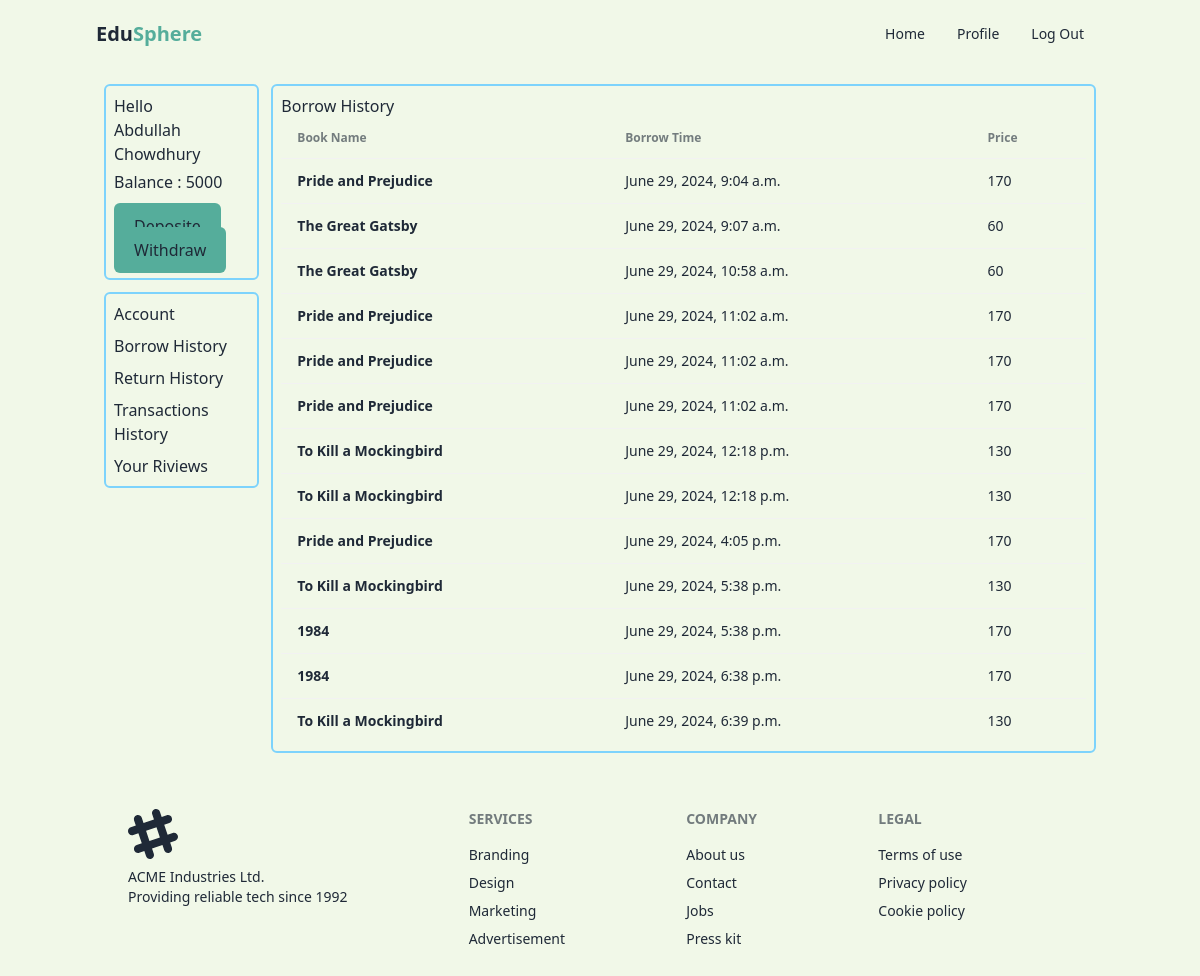
Page /account/profile/borrow/ (signed in) on the committed database.
### account/models.py (models this page shows, shortened)
class ProfileModel(models.Model):
    user = models.OneToOneField(
        User, on_delete=models.CASCADE, related_name="profile_info"
    )
    gender = models.CharField(max_length=250, choices=GENDER_TYPE)
    balance = models.IntegerField(default=0)
    birth_date = models.DateField()
    city = models.CharField(max_length=350)
    street = models.CharField(max_length=750)
    country = models.CharField(max_length=800)
    post_code = models.IntegerField()

### borrow/models.py (models this page shows)
class BookBorrowModel(models.Model):
    user=models.ForeignKey(User,on_delete=models.CASCADE)
    book=models.ForeignKey(BookModel,on_delete=models.CASCADE)
    borrow_time=models.DateTimeField(auto_now_add=True)
    status=models.BooleanField(default=False)

### book/models.py (models this page shows, shortened)
class BookModel(models.Model):
    book_image = models.ImageField(upload_to="book/media/upload")
    book_name = models.CharField(max_length=800)
    book_title = models.CharField(max_length=800)
    book_description = models.TextField()
    book_publisher = models.CharField(max_length=800)
    book_edision = models.CharField(max_length=800)
    number_of_pages = models.IntegerField()
    book_language = models.CharField(max_length=800)
    book_origin = models.CharField(max_length=800)
    book_price=models.IntegerField(default=0)
    book_quantity=models.IntegerField(default=5)
    book_category = models.ForeignKey(CategoryModel, on_delete=models.CASCADE)

### account/views.py (the view, shortened to what this page needs)
# urls.py: path("profile/<str:profilenav>/", ProfilePageView, name="profile"),
def ProfilePageView(request, profilenav):
    if profilenav == "account":
        context = {
            "flag": "account",
        }
        return render(request, "account/profile.html", context)
    elif profilenav == "borrow":
        borrowed_books = BookBorrowModel.objects.filter(user=request.user)
        context = {
            "borrowed_books": borrowed_books,
            "flag": "borrow",
        }
        return render(request, "account/profile.html", context)

### account/templates/account/profile.html (shortened to what this page needs)
{% extends "core/base.html" %}
{% load static %}
{% block main_section_block %}
<section>
    <div class="container mx-auto p-4">
        <div class="grid grid-cols-12 gap-3">
            <div class="col-span-2 flex flex-col gap-3">
                <div class="w-ful p-2 border-2 border-sky-300 rounded-md">
                    <h3 class="mb-1">Hello<br>{{user.first_name}} {{user.last_name}}</h3>
                    <h3>Balance : {{user.profile_info.balance}}</h3>
                    <div class="mt-5 pb-2">
                        <a class="px-5 py-3 rounded-md bg-[#55AD9B]" href="{% url 'deposit_money' %}">Deposite</a>
                        <a class="px-5 py-3 rounded-md bg-[#55AD9B]" href="{% url 'withdraw_money' %}">Withdraw</a>
                    </div>
                </div>
                <div class="w-full p-2 border-2 border-sky-300 rounded-md">
                    <ul class="flex flex-col gap-2">
                        <li><a href="{% url 'profile' 'account' %}">Account</a></li>
                        <li><a href="{% url 'profile' 'borrow' %}">Borrow History</a></li>
                        <li><a href="{% url 'profile' 'return' %}">Return History</a></li>
                        <li><a href="{% url 'profile' 'transactions' %}">Transactions History</a></li>
                        <li><a href="{% url 'profile' 'reviews' %}">Your Riviews</a></li>
                    </ul>
                </div>
            </div>
            <div class="col-span-10">
                {% if flag == 'account' %}
                <div class="w-ful p-2 border-2 border-sky-300 rounded-md">
                    <div class="mb-3 shadow-lg bg-transparent rounded-md p-2">
                        <h1>Personal Information</h1>
                        <h3>Name : {{user.first_name}} {{user.last_name}}</h3>
                        <h3>Username : {{user.first_name}}</h3>
                        <h3>Birth Date : {{user.profile_info.birth_date}}</h3>
                        <h3>Gender : {{user.profile_info.gender}}</h3>
                    </div>
                    <div class="mb-3 shadow-lg bg-transparent rounded-md p-2">
                        <h1>Email Address</h1>
                        <h3>Email : {{user.email}}</h3>
                    </div>
                    <div class="mb-3 shadow-lg bg-transparent rounded-md p-2">
                        <h1>Address</h1>
                        <h3>Street : {{user.profile_info.street}}</h3>
                        <h3>Post Code : {{user.profile_info.post_code}}</h3>
                        <h3>City : {{user.profile_info.city}}</h3>
                        <h3>Country : {{user.profile_info.country}}</h3>
                    </div>
                </div>
                {% elif flag == 'borrow' %}
                <div class="w-ful p-2 border-2 border-sky-300 rounded-md">
                    <h1>Borrow History</h1>
                    <table class="table">
                        <thead>
                            <tr>
                                <th>Book Name</th>
                                <th>Borrow Time</th>
                                <th>Price</th>
                            </tr>
                        </thead>
                        <tbody>
                            {% for borrowed_book in borrowed_books %}
                            <tr>
                                <th>{{borrowed_book.book.book_name}}</th>
                                <td>{{borrowed_book.borrow_time}}</td>
                                <td>{{borrowed_book.book.book_price}}</td>
                            </tr>
                            {% endfor %}
                        </tbody>
                    </table>
                </div>
                {% endif %}
            </div>
        </div>
    </div>
</section>
{% endblock main_section_block %}

### rows in the picture
BookBorrowModel: book.book_name "Pride and Prejudice", borrow_time "June 29, 2024, 9:04 a.m.", book.book_price "170"
BookBorrowModel: book.book_name "The Great Gatsby", borrow_time "June 29, 2024, 9:07 a.m.", book.book_price "60"
BookBorrowModel: book.book_name "The Great Gatsby", borrow_time "June 29, 2024, 10:58 a.m.", book.book_price "60"
BookBorrowModel: book.book_name "Pride and Prejudice", borrow_time "June 29, 2024, 11:02 a.m.", book.book_price "170"
BookBorrowModel: book.book_name "Pride and Prejudice", borrow_time "June 29, 2024, 11:02 a.m.", book.book_price "170"
BookBorrowModel: book.book_name "Pride and Prejudice", borrow_time "June 29, 2024, 11:02 a.m.", book.book_price "170"
BookBorrowModel: book.book_name "To Kill a Mockingbird", borrow_time "June 29, 2024, 12:18 p.m.", book.book_price "130"
BookBorrowModel: book.book_name "To Kill a Mockingbird", borrow_time "June 29, 2024, 12:18 p.m.", book.book_price "130"
BookBorrowModel: book.book_name "Pride and Prejudice", borrow_time "June 29, 2024, 4:05 p.m.", book.book_price "170"
BookBorrowModel: book.book_name "To Kill a Mockingbird", borrow_time "June 29, 2024, 5:38 p.m.", book.book_price "130"
BookBorrowModel: book.book_name "1984", borrow_time "June 29, 2024, 5:38 p.m.", book.book_price "170"
BookBorrowModel: book.book_name "1984", borrow_time "June 29, 2024, 6:38 p.m.", book.book_price "170"
BookBorrowModel: book.book_name "To Kill a Mockingbird", borrow_time "June 29, 2024, 6:39 p.m.", book.book_price "130"

### other values in the picture
{{ user.first_name }} "Abdullah"
{{ user.last_name }} "Chowdhury"
{{ user.profile_info.balance }} "5000"
